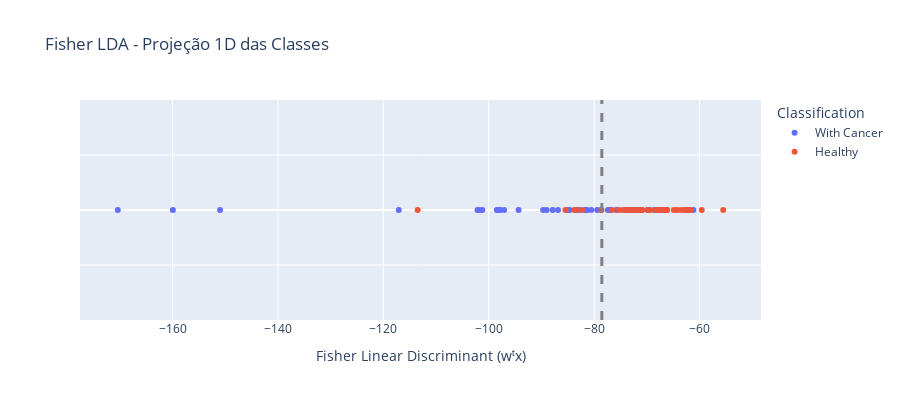

Here is the notebook cell this chart was saved with:
### Markdown cell above
### 10. Fisher Linear Discriminant

### Code cell
X_np = X_train.to_numpy()
y_np = Y_train.to_numpy()

ixHealthy = np.where(y_np == 1)[0]
ixCancer = np.where(y_np == 2)[0]

muHealthy = np.array([np.mean(X_np[ixHealthy, :], axis=0)]).T
muCancer = np.array([np.mean(X_np[ixCancer, :], axis=0)]).T

S1 = (X_np[ixHealthy, :].T - muHealthy) @ (X_np[ixHealthy, :].T - muHealthy).T
S2 = (X_np[ixCancer, :].T - muCancer) @ (X_np[ixCancer, :].T - muCancer).T

Sw = S1 + S2
SwInv = np.linalg.inv(Sw)

w = SwInv @ (muHealthy - muCancer)
w = w / np.linalg.norm(w)  # normalização

Xp = X_np @ w
Xp = Xp.squeeze()

y_labels = Y_train.replace({1: "Healthy", 2: "With Cancer"})

fig = px.scatter(
    x=Xp,
    y=np.zeros_like(Xp),
    color=y_labels,
    labels=dict(x="Fisher LDA1", y="", color="Classification"),
    title="Fisher Linear Discriminant - Projeção 1D das Classes"
)

b = 0.5 * (w.T @ (muHealthy + muCancer))

fig.add_vline(x=b.squeeze(), line=dict(color='gray', dash='dash', width=3), name='Decision boundary')

fig.update_layout(
    title="Fisher LDA - Projeção 1D das Classes",
    xaxis_title="Fisher Linear Discriminant (wᵗx)",
    yaxis=dict(showticklabels=False, title=""),

)

fig.update_layout(height=400)
fig.show()

### Figure 1 — Plotly figure (JSON) as saved in the notebook; plotly's stock layout.template omitted (floating-point values rounded to 4 significant figures)
{"data": [{"hovertemplate": "Classification=With Cancer<br>Fisher LDA1=%{x}<br>=%{y}<extra></extra>", "legendgroup": "With Cancer", "marker": {"color": "#636efa", "symbol": "circle"}, "mode": "markers", "name": "With Cancer", "orientation": "v", "showlegend": true, "type": "scatter", "x": [-82.75, -86.86, -73.82, -97.08, -62.79, -77.12, -76.94, -78.67, -73.72, -61.15, -89.01, -117.1, -70.89, -97.9, -71.15, -62.1, -81.57, -87.87, -73.68, -98.05, -98.46, -102.1, -81.35, -77.38, -170.4, -71.6, -80.53, -75.81, -83.36, -151.0, -79.41, -94.34, -72.45, -85.0, -89.68, -84.63, -71.96, -68.34, -98.24, -101.2, -68.57, -72.96, -81.47, -69.86, -81.59, -71.67, -159.9, -101.8, -97.85, -67.88, -67.55], "xaxis": "x", "y": [0, 0, 0, 0, 0, 0, 0, 0, 0, 0, 0, 0, 0, 0, 0, 0, 0, 0, 0, 0, 0, 0, 0, 0, 0, 0, 0, 0, 0, 0, 0, 0, 0, 0, 0, 0, 0, 0, 0, 0, 0, 0, 0, 0, 0, 0, 0, 0, 0, 0, 0], "yaxis": "y"}, {"hovertemplate": "Classification=Healthy<br>Fisher LDA1=%{x}<br>=%{y}<extra></extra>", "legendgroup": "Healthy", "marker": {"color": "#EF553B", "symbol": "circle"}, "mode": "markers", "name": "Healthy", "orientation": "v", "showlegend": true, "type": "scatter", "x": [-70.97, -72.89, -72.19, -85.44, -67.71, -76.56, -78.6, -62.86, -83.41, -74.01, -66.8, -55.51, -61.98, -67.05, -71.44, -83.74, -67.78, -61.71, -62.45, -66.14, -74.55, -66.67, -67.9, -63.59, -71.03, -75.28, -66.74, -73.9, -82.28, -64.26, -68.2, -73.16, -64.87, -59.58, -113.5, -71.27, -69.72, -66.22, -62.87, -69.83, -69.31], "xaxis": "x", "y": [0, 0, 0, 0, 0, 0, 0, 0, 0, 0, 0, 0, 0, 0, 0, 0, 0, 0, 0, 0, 0, 0, 0, 0, 0, 0, 0, 0, 0, 0, 0, 0, 0, 0, 0, 0, 0, 0, 0, 0, 0], "yaxis": "y"}], "layout": {"height": 400, "legend": {"title": {"text": "Classification"}, "tracegroupgap": 0}, "shapes": [{"line": {"color": "gray", "dash": "dash", "width": 3}, "name": "Decision boundary", "type": "line", "x0": -78.54, "x1": -78.54, "xref": "x", "y0": 0, "y1": 1, "yref": "y domain"}], "title": {"text": "Fisher LDA - Projeção 1D das Classes"}, "xaxis": {"anchor": "y", "domain": [0, 1], "title": {"text": "Fisher Linear Discriminant (wᵗx)"}}, "yaxis": {"anchor": "x", "domain": [0, 1], "showticklabels": false, "title": {"text": ""}}}}
